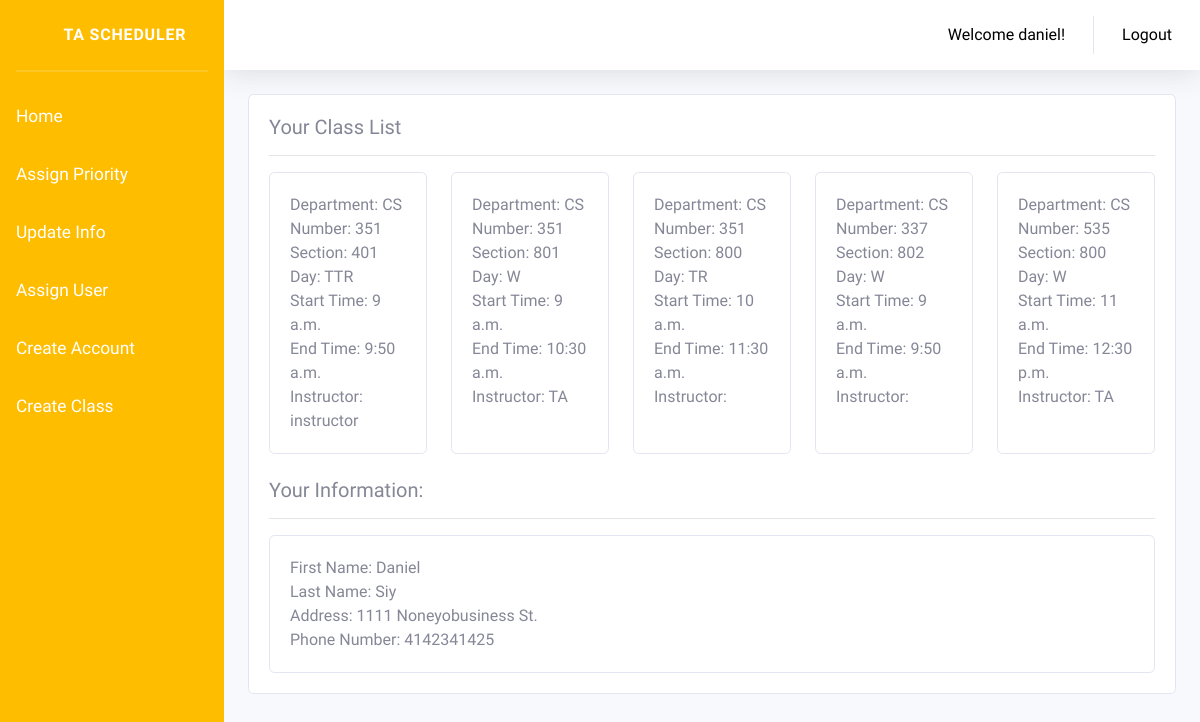
The page /home/ (signed in) on the database its author committed.
### CS361WebApp/models.py (models this page shows, shortened)
class CourseTime(models.Model):
    department = models.CharField(max_length=50, validators=[validate_alpha])
    number = models.CharField(max_length=50, validators=[validate_numeric])
    start = models.TimeField(auto_now=False, auto_now_add=False, null=True)
    end = models.TimeField(auto_now=False, auto_now_add=False, null=True)
    day = models.CharField(max_length=50, validators=[validate_alpha])
    section = models.CharField(max_length=50, validators=[validate_numeric])
    instructor = models.CharField(max_length=50, blank=True)

### user/models.py (models this page shows, shortened)
class Profile(models.Model):
    user = models.OneToOneField(User, on_delete=models.CASCADE)
    role = models.IntegerField(choices=ROLE_CHOICES, default=1)
    firstname = models.CharField(max_length=50, blank=True)
    lastname = models.CharField(max_length=50, blank=True)
    address = models.CharField(max_length=80, blank=True)
    phone = models.CharField(max_length=20, blank=True)

### CS361WebApp/views.py (the view)
# urls.py: path('home/', views.home, name='CS361WebApp-home'),
@login_required
def home(request):
    course_result = CourseTime.objects.all()
    profile = Profile.objects.filter(user=request.user)
    return render(request, 'CS361WebApp/home.html', {"courses": course_result, 'profile': profile})

### CS361WebApp/templates/CS361WebApp/home.html (shortened to what this page needs)
{% extends "CS361WebApp/base.html" %}
{% load static %}
{% block content %}
    <div class="card">
        <div class="card-body">
            <div class="card-title"><h5>Your Class List</h5></div>
            <hr>
            <div class="card-deck">
                {% for class in courses %}
                    <div class="card">
                        <div class="card-body">
                            <div class="card-text">
                            Department: {{ class.department }}<br>
                            Number: {{ class.number }}<br>
                            Section: {{ class.section }}<br>
                            Day: {{ class.day }}<br>
                            Start Time: {{ class.start }}<br>
                            End Time: {{ class.end }}<br>
                            Instructor: {{ class.instructor }}
                            </div>
                        </div>
                    </div>
                {% endfor %}
            </div>
        <br>
            <div>
                <div class="card-title"><h5>Your Information:</h5></div>
                <hr>
                <div class="card-deck">
                    {% for person in profile %}
                     <div class="card">
                        <div class="card-body">
                            <div class="card-text">
                               First Name: {{ person.firstname }}<br>
                               Last Name: {{ person.lastname }}<br>
                               Address: {{ person.address }}<br>
                               Phone Number: {{ person.phone }}<br>
                            </div>
                        </div>
                     </div>
                    {% endfor %}
                </div>
            </div>
        </div>
    </div>
{% endblock content %}

### CS361WebApp/templates/CS361WebApp/base.html (shortened to what this page needs)
{% load static %}
<html>
<head>
    <link rel="stylesheet" href="https://stackpath.bootstrapcdn.com/bootstrap/4.3.1/css/bootstrap.min.css"
>
    <link href="{% static 'css/sb-admin-2.min.css' %}" rel="stylesheet">
    <link href="{% static 'vendor/fontawesome-free/css/all.min.css' %}" rel="stylesheet"
          type="text/css">
</head>
<body id="page-top">
<div id="wrapper">
    <ul class="navbar-nav bg-gradient-primary sidebar sidebar-dark accordion" id="accordionSidebar">
        <a class="sidebar-brand d-flex align-items-center justify-content-center" href="">
            <div class="sidebar-brand-icon">
                <i class="fas fa-chalkboard-teacher"></i>
            </div>
            <div class="sidebar-brand-text mx-3">TA Scheduler</div>
        </a>
        <hr class="sidebar-divider my-0">
        <hr class="sidebar-divider">
        {% if user.is_authenticated %}
            <li class="nav-item">
                <a class="nav-link" href="{% url 'CS361WebApp-home' %}"><span>Home  <i
                        class="fas fa-home"></i></span></a>
                <a class="nav-link" href="{% url 'CS361WebApp-classList' %}"><span>Assign Priority  <i
                        class="fas fa-list"></i></span></a>
                <a class="nav-link" href="{% url 'CS361WebApp-updateinfo' %}"><span>Update Info  <i
                        class="fas fa-list"></i></span></a>
                <a class="nav-item nav-link" href="{% url 'CS361WebApp-assign' %}"><span>Assign User  <i
                            class="far fa-user"></i></span></a>
                {% if user.is_staff %}
                    <a class="nav-item nav-link" href="{% url 'register' %}"><span>Create Account  <i
                            class="fas fa-user-circle"></i></span></a>
                    <a class="nav-item nav-link" href="{% url 'CS361WebApp-coursetime' %}"><span>Create Class  <i
                            class="fas fa-chalkboard"></i></span></a>
                {% endif %}
            </li>
        {% endif %}
    </ul>
    <div id="content-wrapper" class="d-flex flex-column">
        <div id="content">
            <nav class="navbar navbar-expand navbar-light bg-white topbar mb-4 static-top shadow">
                <ul class="navbar-nav ml-auto">
                    <ul class="navbar-nav ml-auto">
                        {% if user.is_authenticated %}
                            <li class="nav-item dropdown no-arrow">
                                <a class="nav-item nav-link" href="#"
                                   style="color: black">Welcome {{ user.username }}!</a>
                            </li>
                        <li class="nav-item dropdown no-arrow">
                            <a class="nav-item nav-link" href="{% url 'logout' %}" style="color: black">Logout</a>
                        </li>
                        {% endif %}
                    </ul>
                </ul>
            </nav>
            <div class="container-fluid" style="margin-top: 0px; padding-top: 0px;">
                {% block content %}{% endblock content %}
            </div>
        </div>
    </div>
</div>
</body>
<body>
</body>
</html>

### CS361WebApp/templates/CS361WebApp/base.html (style rules this page uses)
.sidebar-dark .nav-item .nav-link { color: white; }
.sidebar .nav-item .nav-link span { font-size: 13pt; }
.sidebar-dark .nav-item .nav-link i { font-size: 13pt }

### rows shown on the page
CourseTime: department "CS", number "351", section "401", day "TTR", start "9 a.m.", end "9:50 a.m.", instructor "instructor"
CourseTime: department "CS", number "351", section "801", day "W", start "9 a.m.", end "10:30 a.m.", instructor "TA"
CourseTime: department "CS", number "351", section "800", day "TR", start "10 a.m.", end "11:30 a.m."
CourseTime: department "CS", number "337", section "802", day "W", start "9 a.m.", end "9:50 a.m."
CourseTime: department "CS", number "535", section "800", day "W", start "11 a.m.", end "12:30 p.m.", instructor "TA"
Profile: firstname "Daniel", lastname "Siy", address "1111 Noneyobusiness St.", phone "4142341425"

### other values the page prints
{{ user.username }} "daniel"
